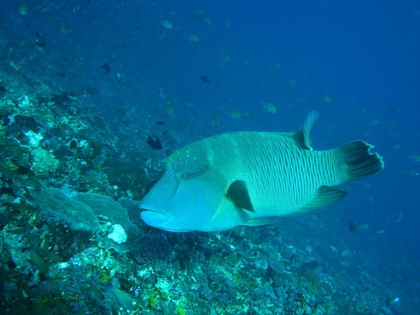
%> input picture Img/Diving.jpg, 420 x 315 px, shrunk from 640 x 480 before the run
$ octave Main.m   (GNU Octave 9; MATLAB toolbox functions it lacks are replaced by stand-ins)
%> lines starting %> are read from the running program, lines starting %| are printed output that depends on the picture
%> further down, image is the input picture: size 315x420x3 uint8; mean R, G, B 4, 102.9, 138.3
### MSRCR.m
function output_image = MSRCR(image,sigmas,s1,s2)
%> called with sigmas = [15 80 250], s1 = 2, s2 = 2
%MSRCR offers an implementation of the MSRCR proposed by Jobson et al.
%which is applied to the three color channels with color restoration
%   ARGUMENTS:
%   	image: image to be modified
%   	sigmas: scales
%   	s1: percentage of clipping pixels for low values
%   	s2: percentage of clipping pixels for high values
%   OUTPUT:
%       output_image: modified image

% Initialization
[n_rows,n_columns,n_colors] = size(image);
%> n_rows = 315; n_columns = 420; n_colors = 3
output_image = zeros(n_rows,n_columns,n_colors);

% Loop for each colors
for color = 1:n_colors
    diff = zeros(n_rows,n_columns,length(sigmas));
    dim = 1;
    % Loop for each scales
    for sigma = sigmas
        % Single scale retinex
        convoluted_image = convolution(image(:,:,color),sigma*2/2);
        diff(:,:,dim) = log(image(:,:,color))-log(convoluted_image);
        dim = dim + 1;
    end
    % Multiscale retinex
    MSR = 1/3*sum(diff,3);
    % Color restauration
    MSRCR = MSR.*(log(125*image(:,:,color))-log(sum(image,3)));
    output_image(:,:,color) = simplest_color_balance(MSR,s1,s2);
end
%> this loop made 3 passes
%> pass 1, in MSRCR, `MSRCR = MSR.*(log(125*image(:,:,color))-log(sum(image,3)));`:
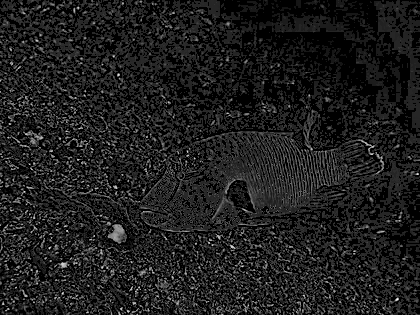
%> MSRCR: size 315x420 double; 41.42% of the values are NaN or infinite; the others: min -1.51, max 8.79, mean 0.552; drawn with min black, max white, NaN and infinite black
%> after the loop: output_image: size 315x420x3 double; 18.86% of the values are NaN or infinite; the others: min 0, max 255, mean 116.8

### simplest_color_balance.m
function output_MSRCR = simplest_color_balance(MSRCR,s1,s2)
%SIMPLEST_COLOR_BALANCE balances the color of the image MSRCR by cliping a
%certain percentage of pixels
%   ARGUMENTS:
%   	MSRCR: image to be color balances
%   	s1: percentage of clipping pixels for low values
%   	s2: percentage of clipping pixels for high values
%   OUTPUT:
%       output_MSRCR: balanced image

% Cliping the extreme pixels
s_min = prctile(MSRCR(:),s1);
s_max = prctile(MSRCR(:),100-s2);

% Simplest color balancing
output_MSRCR = 255*(MSRCR-s_min)/(s_max-s_min);
output_MSRCR(MSRCR<=s_min) = 0;
output_MSRCR(MSRCR>=s_max) = 255;

### MSRCP.m
function MSRCP = MSRCP(image,sigmas,s1,s2)
%> called with sigmas = [15 80 250], s1 = 2, s2 = 2
%MSRCP offers an implementation of the MSRCR which is applied to the three
%intensity channels with chromacity preservation
%   ARGUMENTS:
%   	image: image to be modified
%   	sigmas: scales
%   	s1: percentage of clipping pixels for low values
%   	s2: percentage of clipping pixels for high values
%   OUTPUT:
%       output_image: modified image

% Initialization
[n_rows,n_columns,n_colors] = size(image);

% Computing the intensity channel
intensity = sum(image,3);

% Single scale retinex
diff = zeros(n_rows,n_columns,length(sigmas));
dim = 1;
for sigma = sigmas
    convoluted_image = convolution(intensity,sigma^2/2);
    diff(:,:,dim) = log(intensity)-log(convoluted_image);
    dim = dim + 1;
end
%> this loop made 3 passes
%> pass 1, in convolution, `image = [image,image(:,end:-1:1); image(end:-1:1,:),image(end:-1:1,end..`:
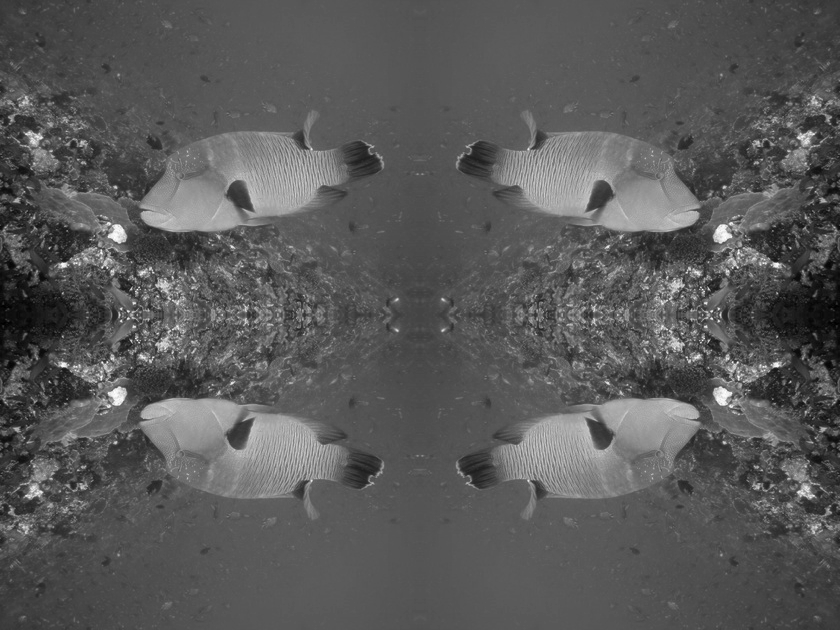
%> image: size 630x840 double; min 0.153, max 2.46, mean 0.962; drawn with min black and max white
%> pass 1, in convolution, `convoluted_image = convoluted_image(1:n_rows,1:n_columns);`:
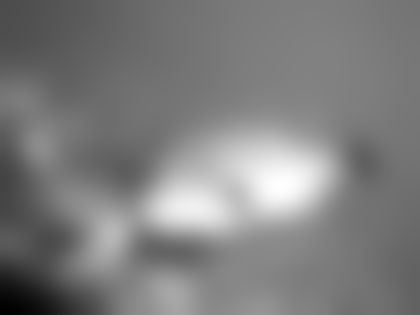
%> convoluted_image: size 315x420 double; min 0.332, max 1.6, mean 0.962; drawn with min black and max white
%> after the loop:
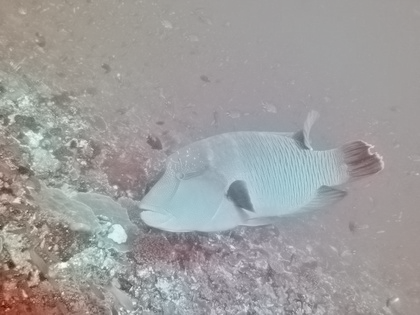
%> diff: size 315x420x3 double; mean R, G, B -0.0211, -0.0354, -0.0385; drawn with min black and max white
%> after the loop, dim = 4

% Multiscale retinex
MSR = 1/3*sum(diff,3);
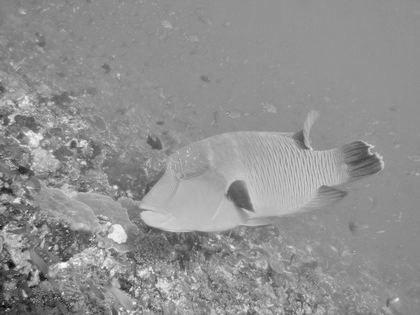
%> MSR: size 315x420 double; min -1.42, max 1.02, mean -0.0317; drawn with min black and max white

% Simplest color balance
intensity_balanced = simplest_color_balance(MSR,s1,s2);

% Computing the amplification factor
B = max(image,[],3);
A = min(255./B,intensity_balanced./intensity);
% Compute each color channel
MSRCP = zeros(n_rows,n_columns,n_colors);
for color=1:n_colors
    MSRCP(:,:,color) = A.*image(:,:,color);
end
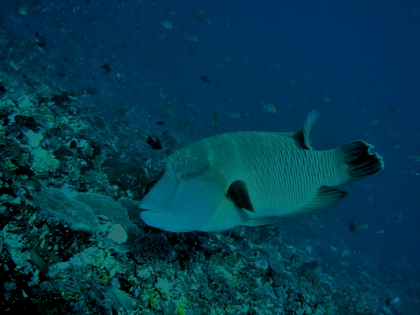
%> MSRCP: size 315x420x3 double; mean R, G, B 2.3, 57.7, 77.9

### convolution.m
function convoluted_image = convolution(image,sigma2)
%SIMPLEST_COLOR_BALANCE balances the color of the image MSRCR by cliping a
%certain percentage of pixels
%   ARGUMENTS:
%   	image: image to be convoluted with the gaussian
%   	sigma: scale of the gaussian
%   OUTPUT:
%       convoluted_image: convoluted image

% Initialization
[n_rows,n_columns] = size(image);

% Quadruplicating by symmetrization the image
image = [image,image(:,end:-1:1);
    image(end:-1:1,:),image(end:-1:1,end:-1:1)];

% Computing the FFT of the modified image
fft_image = fftshift(fft2(image(:,:)));

% Multiplying the fft by the FT of the Gaussian
[frequencies_x,frequencies_y] = meshgrid(1:2*n_columns,1:2*n_rows);
frequencies_x = frequencies_x - (n_columns+1);
frequencies_y = frequencies_y - (n_rows+1);
frequencies_x = frequencies_x*pi/n_columns;
frequencies_y = frequencies_y*pi/n_rows;
fft_gaussian = exp(-sigma2*(frequencies_x.^2+frequencies_y.^2));
product_fft = fft_image.*fft_gaussian;

% Computing the IFFT of the product
convoluted_image = real(ifft2(ifftshift(product_fft)));

% Restricting the image to its domain
convoluted_image = convoluted_image(1:n_rows,1:n_columns);

### Main.m
% This script aims at demonstrating the efficiency of the method
clc
clear
close all

% Parameters
path = 'Img/';
image = imread(strcat(path,'Diving.jpg'));
image = im2double(image);
figure
imshow(image)

% Running the MSRCR algorithm
sigmas = [15,80,250];
s1 = 2;
s2 = 2;
resulting_image = MSRCR(image,sigmas,s1,s2);
figure
imshow(uint8(resulting_image))
imwrite(uint8(resulting_image),strcat(path,'Diving_MSRCR.jpg'))

% Running the MSRCP algorithm
sigmas = [15,80,250];
s1 = 2;
s2 = 2;
resulting_image = MSRCP(image,sigmas,s1,s2);
figure
imshow(uint8(resulting_image),[])
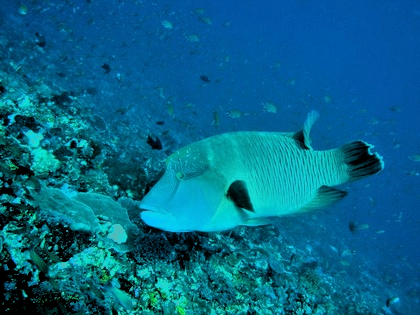
%> displayed picture: size 315x420x3, on the screen's scale of 0 to 255; mean R, G, B 4.3, 101.4, 137
imwrite(uint8(resulting_image),strcat(path,'Diving_MSRCP.jpg'))
